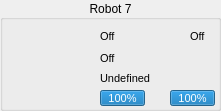
   <widget class="QGroupBox" name="groupBox_8">
    <property name="geometry">
     <rect>
      <x>1160</x>
      <y>204</y>
      <width>221</width>
      <height>111</height>
     </rect>
    </property>
    <property name="title">
     <string>Robot 7</string>
    </property>
    <property name="alignment">
     <set>Qt::AlignCenter</set>
    </property>
    <widget class="QLabel" name="sprite_8">
     <property name="geometry">
      <rect>
       <x>8</x>
       <y>29</y>
       <width>64</width>
       <height>64</height>
      </rect>
     </property>
     <property name="text">
      <string/>
     </property>
     <property name="pixmap">
      <pixmap resource="../../rsc.qrc">:/textures/textures/robots/blue/b7.png</pixmap>
     </property>
     <property name="scaledContents">
      <bool>true</bool>
     </property>
    </widget>
    <widget class="QProgressBar" name="battery_8">
     <property name="geometry">
      <rect>
       <x>100</x>
       <y>90</y>
       <width>45</width>
       <height>16</height>
      </rect>
     </property>
     <property name="font">
      <font>
       <pointsize>8</pointsize>
      </font>
     </property>
     <property name="value">
      <number>100</number>
     </property>
    </widget>
    <widget class="QLabel" name="status_8">
     <property name="geometry">
      <rect>
       <x>100</x>
       <y>28</y>
       <width>17</width>
       <height>17</height>
      </rect>
     </property>
     <property name="font">
      <font>
       <pointsize>8</pointsize>
      </font>
     </property>
     <property name="text">
      <string>Off</string>
     </property>
    </widget>
    <widget class="QLabel" name="dribble_8">
     <property name="geometry">
      <rect>
       <x>100</x>
       <y>50</y>
       <width>17</width>
       <height>17</height>
      </rect>
     </property>
     <property name="font">
      <font>
       <pointsize>8</pointsize>
      </font>
     </property>
     <property name="text">
      <string>Off</string>
     </property>
    </widget>
    <widget class="QLabel" name="role_8">
     <property name="geometry">
      <rect>
       <x>100</x>
       <y>70</y>
       <width>111</width>
       <height>17</height>
      </rect>
     </property>
     <property name="font">
      <font>
       <pointsize>8</pointsize>
      </font>
     </property>
     <property name="text">
      <string>Undefined</string>
     </property>
    </widget>
    <widget class="QProgressBar" name="chute_8">
     <property name="geometry">
      <rect>
       <x>170</x>
       <y>90</y>
       <width>45</width>
       <height>16</height>
      </rect>
     </property>
     <property name="font">
      <font>
       <pointsize>8</pointsize>
      </font>
     </property>
     <property name="autoFillBackground">
      <bool>false</bool>
     </property>
     <property name="value">
      <number>100</number>
     </property>
    </widget>
    <widget class="QLabel" name="label_42">
     <property name="geometry">
      <rect>
       <x>80</x>
       <y>50</y>
       <width>16</width>
       <height>16</height>
      </rect>
     </property>
     <property name="text">
      <string/>
     </property>
     <property name="pixmap">
      <pixmap resource="../../rsc.qrc">:/textures/textures/ui/dribble.png</pixmap>
     </property>
     <property name="scaledContents">
      <bool>true</bool>
     </property>
    </widget>
    <widget class="QLabel" name="imgrole_8">
     <property name="geometry">
      <rect>
       <x>80</x>
       <y>70</y>
       <width>16</width>
       <height>16</height>
      </rect>
     </property>
     <property name="text">
      <string/>
     </property>
     <property name="pixmap">
      <pixmap resource="../../rsc.qrc">:/textures/textures/ui/none.png</pixmap>
     </property>
     <property name="scaledContents">
      <bool>true</bool>
     </property>
    </widget>
    <widget class="QLabel" name="label_43">
     <property name="geometry">
      <rect>
       <x>150</x>
       <y>90</y>
       <width>16</width>
       <height>16</height>
      </rect>
     </property>
     <property name="text">
      <string/>
     </property>
     <property name="pixmap">
      <pixmap resource="../../rsc.qrc">:/textures/textures/ui/chute.png</pixmap>
     </property>
     <property name="scaledContents">
      <bool>true</bool>
     </property>
    </widget>
    <widget class="QLabel" name="label_44">
     <property name="geometry">
      <rect>
       <x>80</x>
       <y>30</y>
       <width>16</width>
       <height>14</height>
      </rect>
     </property>
     <property name="text">
      <string/>
     </property>
     <property name="pixmap">
      <pixmap resource="../../rsc.qrc">:/textures/textures/ui/connect.png</pixmap>
     </property>
     <property name="scaledContents">
      <bool>true</bool>
     </property>
    </widget>
    <widget class="QLabel" name="label_45">
     <property name="geometry">
      <rect>
       <x>80</x>
       <y>90</y>
       <width>16</width>
       <height>16</height>
      </rect>
     </property>
     <property name="text">
      <string/>
     </property>
     <property name="pixmap">
      <pixmap resource="../../rsc.qrc">:/textures/textures/ui/battery.png</pixmap>
     </property>
     <property name="scaledContents">
      <bool>true</bool>
     </property>
    </widget>
    <widget class="QLabel" name="vision_8">
     <property name="geometry">
      <rect>
       <x>190</x>
       <y>28</y>
       <width>17</width>
       <height>17</height>
      </rect>
     </property>
     <property name="font">
      <font>
       <pointsize>8</pointsize>
      </font>
     </property>
     <property name="text">
      <string>Off</string>
     </property>
    </widget>
    <widget class="QLabel" name="label_69">
     <property name="geometry">
      <rect>
       <x>170</x>
       <y>30</y>
       <width>16</width>
       <height>14</height>
      </rect>
     </property>
     <property name="text">
      <string/>
     </property>
     <property name="pixmap">
      <pixmap resource="../../rsc.qrc">:/textures/textures/ui/vision.png</pixmap>
     </property>
     <property name="scaledContents">
      <bool>true</bool>
     </property>
    </widget>
   </widget>
